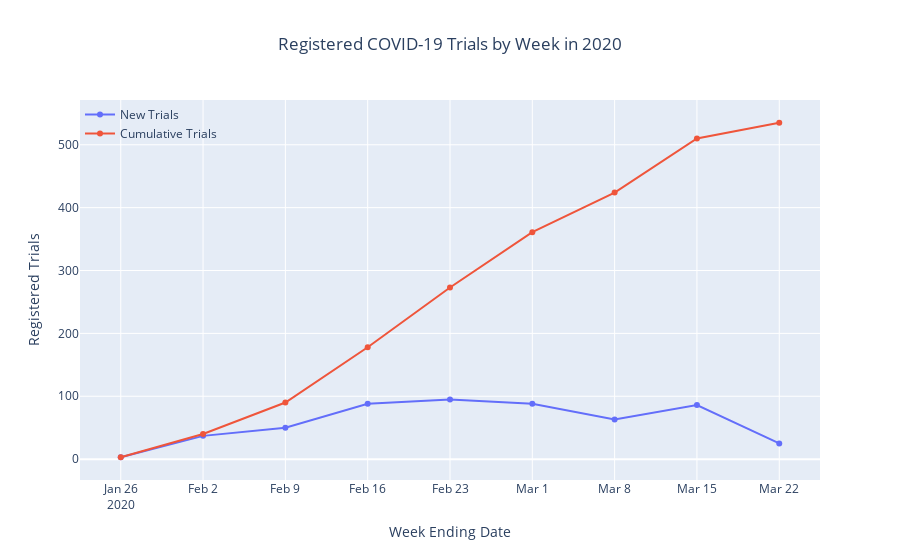

The notebook cell this image was saved under:
### Code cell
import plotly.graph_objects as go

fig = go.Figure()

fig.add_trace(go.Scatter(x=labels, y=grouped['trialid'], fill=None, name='New Trials'))

fig.add_trace(go.Scatter(x=labels, y=cumsum['trialid'], fill=None, name='Cumulative Trials'))

fig.update_layout(title={'text': 'Registered COVID-19 Trials by Week in 2020', 'xanchor': 'center', 'x': 0.5}, 
                  xaxis_title='Week Ending Date',
                  yaxis_title='Registered Trials',
                  legend = dict(x=0, y=1, traceorder='normal', bgcolor='rgba(0,0,0,0)'))



fig.show()
#fig.write_html("registered trials.html")

### Figure 1 — Plotly figure (JSON) as saved in the notebook; plotly's stock layout.template omitted (floating-point values rounded to 4 significant figures)
{"data": [{"name": "New Trials", "type": "scatter", "x": ["2020-01-26", "2020-02-02", "2020-02-09", "2020-02-16", "2020-02-23", "2020-03-01", "2020-03-08", "2020-03-15", "2020-03-22"], "y": [3, 37, 50, 88, 95, 88, 63, 86, 25]}, {"name": "Cumulative Trials", "type": "scatter", "x": ["2020-01-26", "2020-02-02", "2020-02-09", "2020-02-16", "2020-02-23", "2020-03-01", "2020-03-08", "2020-03-15", "2020-03-22"], "y": [3, 40, 90, 178, 273, 361, 424, 510, 535]}], "layout": {"autosize": true, "legend": {"bgcolor": "rgba(0, 0, 0, 0)", "traceorder": "normal", "x": 0, "y": 1}, "title": {"text": "Registered COVID-19 Trials by Week in 2020", "x": 0.5, "xanchor": "center"}, "xaxis": {"autorange": true, "range": ["2020-01-22 15:09:52.4653", "2020-03-25 08:50:07.5347"], "title": {"text": "Week Ending Date"}, "type": "date"}, "yaxis": {"autorange": true, "range": [-35.97, 574.0], "title": {"text": "Registered Trials"}, "type": "linear"}}}
